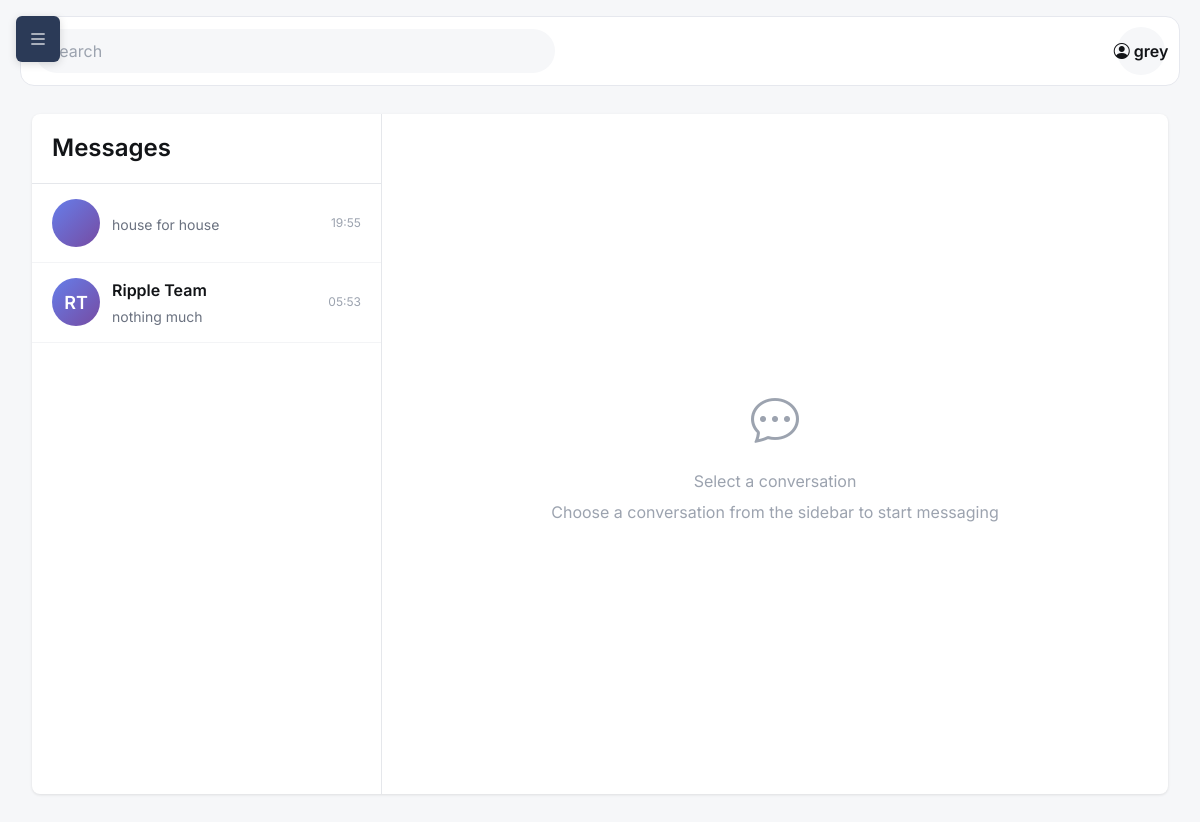
Page /chat/messages/ (signed in) on the earlier database version.
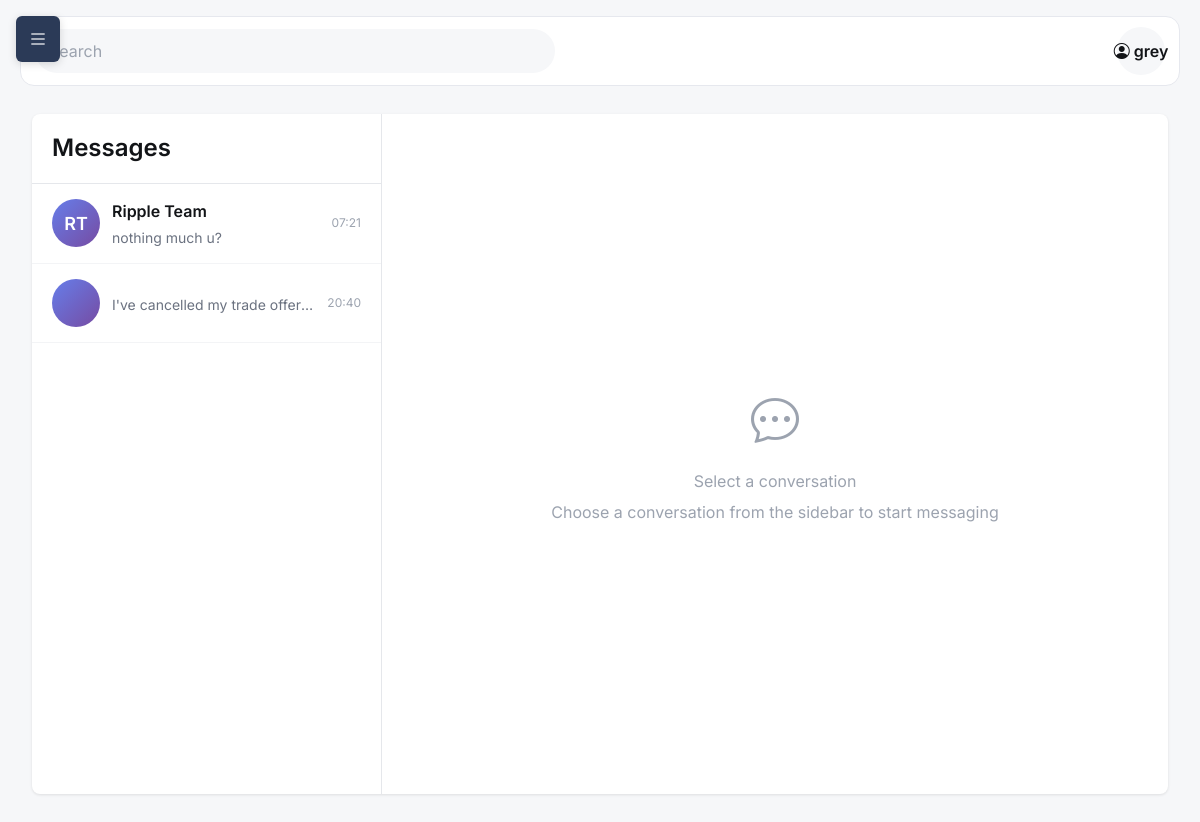
Same page on the later database version.
### chat/models.py (models this page shows, shortened)
class Conversation(models.Model):
    participants = models.ManyToManyField(
        settings.AUTH_USER_MODEL,
        related_name='conversations'
    )
    created_at = models.DateTimeField(auto_now_add=True)
    updated_at = models.DateTimeField(auto_now=True)
    is_active = models.BooleanField(default=True)
    class Meta:
        ordering = ['-updated_at']
        indexes = [
            models.Index(fields=['-updated_at']),
        ]
    def get_other_participant(self, user):
        return self.participants.exclude(id=user.id).first()
    def get_latest_message(self):
        return self.messages.order_by('-timestamp').first()

class Message(models.Model):
    MESSAGE_TYPES = [
        ('text', 'Text'),
        ('image', 'Image'),
        ('file', 'File'),
    ]
    conversation = models.ForeignKey(
        Conversation,
        on_delete=models.CASCADE,
        related_name='messages'
    )
    sender = models.ForeignKey(
        settings.AUTH_USER_MODEL,
        on_delete=models.CASCADE,
        related_name='sent_messages'
    )
    content = models.TextField()
    message_type = models.CharField(
        max_length=20,
        choices=MESSAGE_TYPES,
        default='text'
    )
    timestamp = models.DateTimeField(auto_now_add=True)
    is_read = models.BooleanField(default=False)  # Deprecated - use MessageStatus instead
    class Meta:
        ordering = ['timestamp']
        indexes = [
            models.Index(fields=['conversation', '-timestamp']),
            models.Index(fields=['conversation', 'sender']),
        ]

### chat/views.py (the view, shortened to what this page needs)
# urls.py: path('messages/', views.messages_page, name='messages'),
@login_required
def messages_page(request):
    other_user = None
    conversations = Conversation.objects.filter(
        participants=request.user
    ).prefetch_related(
        'participants',
        Prefetch(
            'messages',
            queryset=Message.objects.select_related('sender').order_by('-timestamp')[:1],
            to_attr='latest_messages'
        )
    ).distinct()
    conversation_id = request.GET.get('conversation')
    selected_conversation = None
    messages = []
    page_obj = None
    last_message_id = 0
    for conv in conversations:
        conv.unread_count = MessageStatus.objects.filter(
            message__conversation=conv,
            user=request.user,
            is_read=False
        ).exclude(
            message__sender=request.user
        ).count()
        conv.other_user = conv.get_other_participant(request.user)
        conv.latest_message = conv.get_latest_message()
    context = {
        'conversations': conversations,
        'selected_conversation': selected_conversation,
        'messages': messages,
        'page_obj': page_obj,
        'last_message_id': last_message_id,
        'other_user': selected_conversation.get_other_participant(request.user) if selected_conversation else None,
    }
    return render(request, 'chat/messages.html', context)

### skills/templatetags/skills_tags.py (called while the page is built)
@register.simple_tag(takes_context=True)
def pending_trade_offers_count(context):
    request = context.get('request')
    if not request or not request.user.is_authenticated:
        return 0
    return ClassTradeOffer.objects.filter(
        receiver=request.user,
        status=ClassTradeOffer.PENDING
    ).count()

### chat/templates/chat/messages.html (shortened to what the changed rows need)
{% extends 'base.html' %}
{% block content %}
<div class="messages-container">
    <div class="conversations-sidebar">
        <div class="conversations-header">
            <h2>Messages</h2>
        </div>
        <div class="conversations-list">
            {% if conversations %}
                {% for conversation in conversations %}
                <a href="?conversation={{ conversation.id }}"
                   class="conversation-item {% if selected_conversation.id == conversation.id %}active{% endif %}">
                    <div class="conversation-user">
                        <div class="conversation-avatar">
                            {{ conversation.other_user.first_name|first|upper }}{{ conversation.other_user.last_name|first|upper }}
                        </div>
                        <div class="conversation-info">
                            <div class="conversation-name">
                                {{ conversation.other_user.first_name }} {{ conversation.other_user.last_name }}
                            </div>
                            {% if conversation.latest_message %}
                            <div class="conversation-preview">
                                {{ conversation.latest_message.content|truncatewords:5 }}
                            </div>
                            {% endif %}
                        </div>
                        <div class="conversation-meta">
                            {% if conversation.latest_message %}
                            <div class="conversation-time">
                                {{ conversation.latest_message.timestamp|date:"H:i" }}
                            </div>
                            {% endif %}
                        </div>
                    </div>
                </a>
                {% endfor %}
            {% else %}
                <div class="empty-state">
                    <p>No conversations yet</p>
                    <p style="font-size: 14px; margin-top: 8px;">Start messaging other users!</p>
                </div>
            {% endif %}
        </div>
    </div>
</div>
{% endblock %}

Differences in the rows shown:
changed Conversation "Ripple": latest_message.content "nothing much" → "nothing much u?"; latest_message.timestamp "05:53" → "07:21"; moves up the list
computed for Conversation: latest_message.content "house for house" → "I've cancelled my trade offer…"; latest_message.timestamp "19:55" → "20:40"
